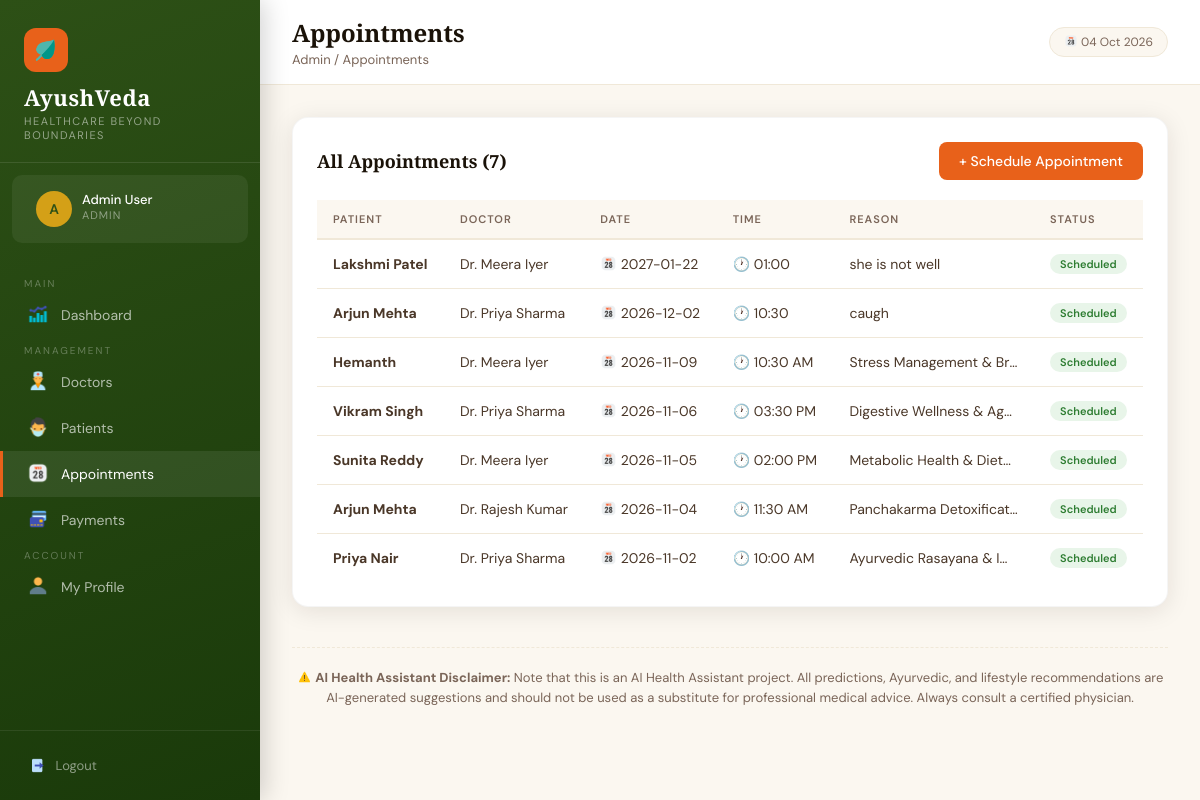
The app's page /admin/appointments (signed in) with its own data.
### tables this page shows
CREATE TABLE appointments (
            id INTEGER PRIMARY KEY AUTOINCREMENT,
            patient_id INTEGER,
            doctor_id INTEGER,
            appointment_date DATE,
            appointment_time TEXT,
            reason TEXT,
            status TEXT DEFAULT 'Scheduled',
            created_at TIMESTAMP DEFAULT CURRENT_TIMESTAMP,
            FOREIGN KEY (patient_id) REFERENCES patients(id),
            FOREIGN KEY (doctor_id) REFERENCES doctors(id)
        );

CREATE TABLE patients (
            id INTEGER PRIMARY KEY AUTOINCREMENT,
            name TEXT NOT NULL,
            email TEXT UNIQUE NOT NULL,
            password TEXT NOT NULL,
            phone TEXT,
            age INTEGER,
            gender TEXT,
            blood_group TEXT,
            address TEXT,
            doctor_id INTEGER,
            created_at TIMESTAMP DEFAULT CURRENT_TIMESTAMP, preexisting_conditions TEXT, allergies TEXT, triage_raw_text TEXT, triage_symptoms TEXT, latitude REAL, longitude REAL, location_updated_at TIMESTAMP, share_location INTEGER DEFAULT 0,
            FOREIGN KEY (doctor_id) REFERENCES doctors(id)
        );

CREATE TABLE doctors (
            id INTEGER PRIMARY KEY AUTOINCREMENT,
            name TEXT NOT NULL,
            email TEXT UNIQUE NOT NULL,
            password TEXT NOT NULL,
            phone TEXT,
            specialization TEXT,
            qualification TEXT,
            experience INTEGER DEFAULT 0,
            created_at TIMESTAMP DEFAULT CURRENT_TIMESTAMP
        );

### app.py (the view)
@app.route('/admin/appointments')
@login_required('admin')
def admin_appointments():
    conn = get_db()
    appointments = conn.execute(
        "SELECT a.*, p.name as patient_name, d.name as doctor_name FROM appointments a JOIN patients p ON a.patient_id=p.id JOIN doctors d ON a.doctor_id=d.id ORDER BY a.appointment_date DESC"
    ).fetchall()
    conn.close()
    return render_template('admin/appointments.html', appointments=appointments)

### app.py (called while the page is built)
@app.context_processor
def inject_now():
    return {'now': datetime.now().strftime('%d %b %Y')}

def get_db():
    if os.environ.get('VERCEL') and not os.path.exists(DB_PATH):
        orig_db = os.path.join(BASE_DIR, 'ayurcare.db')
        if os.path.exists(orig_db):
            import shutil
            shutil.copyfile(orig_db, DB_PATH)
    conn = sqlite3.connect(DB_PATH)
    conn.row_factory = sqlite3.Row
    return conn

def login_required(role):
    def decorator(f):
        @wraps(f)
        def wrapper(*args, **kwargs):
            if session.get('role') != role:
                flash('Please login to continue.', 'error')
                return redirect(url_for(f'{role}_login'))
            return f(*args, **kwargs)
        return wrapper
    return decorator

### templates/admin/appointments.html (shortened to what this page needs)
{% extends 'base.html' %}
{% block page_title %}Appointments{% endblock %}
{% block breadcrumb %}Admin / Appointments{% endblock %}
{% block nav %}
<span class="nav-section-label">Main</span>
<a href="/admin/dashboard" class="nav-link"><span class="icon"><img src="/static/images/dashboard_icon.png" style="height:1.2em;width:1.2em;vertical-align:-0.2em;"></span> Dashboard</a>
<span class="nav-section-label">Management</span>
<a href="/admin/doctors" class="nav-link"><span class="icon"><img src="/static/images/doctors_icon.png" style="height:1.2em;width:1.2em;vertical-align:-0.2em;"></span> Doctors</a>
<a href="/admin/patients" class="nav-link"><span class="icon"><img src="/static/images/patients_icon.png" style="height:1.2em;width:1.2em;vertical-align:-0.2em;"></span> Patients</a>
<a href="/admin/appointments" class="nav-link active"><span class="icon"><img src="/static/images/appointments_icon.png" style="height:1.2em;width:1.2em;vertical-align:-0.2em;"></span> Appointments</a>
<a href="/admin/payments" class="nav-link"><span class="icon"><img src="/static/images/card_icon.png" style="height:1.2em;width:1.2em;vertical-align:-0.2em;"></span> Payments</a>
<span class="nav-section-label">Account</span>
<a href="/admin/profile" class="nav-link"><span class="icon"><img src="/static/images/profile_icon.png" style="height:1.2em;width:1.2em;vertical-align:-0.2em;"></span> My Profile</a>
{% endblock %}
{% block content %}
<div class="card">
    <div class="card-header">
        <h3 class="card-title">All Appointments ({{ appointments|length }})</h3>
        <a href="/admin/appointments/add" class="btn btn-primary">+ Schedule Appointment</a>
    </div>
    <div class="table-wrap">
        <table>
            <thead><tr><th>Patient</th><th>Doctor</th><th>Date</th><th>Time</th><th>Reason</th><th>Status</th></tr></thead>
            <tbody>
            {% for a in appointments %}
            <tr>
                <td><strong>{{ a.patient_name }}</strong></td>
                <td>{{ a.doctor_name }}</td>
                <td><img src="/static/images/appointments_icon.png" style="height:1.2em;width:1.2em;vertical-align:-0.2em;"> {{ a.appointment_date }}</td>
                <td>🕐 {{ a.appointment_time }}</td>
                <td style="max-width:200px;overflow:hidden;text-overflow:ellipsis;white-space:nowrap">{{ a.reason }}</td>
                <td>
                    {% if a.status == 'Scheduled' %}
                    <span class="badge badge-green">{{ a.status }}</span>
                    {% elif a.status == 'Completed' %}
                    <span class="badge badge-blue">{{ a.status }}</span>
                    {% else %}
                    <span class="badge badge-red">{{ a.status }}</span>
                    {% endif %}
                </td>
            </tr>
            {% else %}
            <tr><td colspan="6" style="text-align:center;padding:48px;color:#7A6558">No appointments yet. <a href="/admin/appointments/add" style="color:#E8611A">Schedule one →</a></td></tr>
            {% endfor %}
            </tbody>
        </table>
    </div>
</div>
{% endblock %}

### templates/base.html (style rules this page uses)
:root { --saffron: #E8611A; --saffron-light: #F4874B; --turmeric: #D4A017; --forest: #2D5016; --forest-mid: #4A7C22; --forest-light: #7AB648; --cream: #FBF7F0; --cream-dark: #F0E8D8; --earth: #6B4226; --earth-light: #9B6B42; --text-dark: #1A1208; --text-mid: #4A3728; --text-light: #7A6558; --white: #FFFFFF; --sidebar-w: 260px; --shadow: 0 4px 24px rgba(26, 18, 8, 0.10); --shadow-lg: 0 12px 48px rgba(26, 18, 8, 0.16); }
* { box-sizing: border-box; margin: 0; padding: 0; }
body { font-family: 'DM Sans', sans-serif; background: var(--cream); color: var(--text-dark); min-height: 100vh; }
h1, h2, h3, h4 { font-family: 'Cormorant Garamond', serif; }
.nav-section-label { color: rgba(255, 255, 255, 0.3); font-size: 10px; text-transform: uppercase; letter-spacing: 2px; padding: 12px 24px 6px; font-family: 'DM Sans', sans-serif; }
.nav-link { display: flex; align-items: center; gap: 12px; padding: 11px 24px; color: rgba(255, 255, 255, 0.65); text-decoration: none; font-size: 14px; transition: all 0.2s; border-left: 3px solid transparent; position: relative; }
.nav-link:hover, .nav-link.active { color: #fff; background: rgba(255, 255, 255, 0.08); border-left-color: var(--saffron); }
.nav-link .icon { font-size: 18px; width: 22px; text-align: center; }
.card { background: var(--white); border-radius: 16px; padding: 24px; box-shadow: var(--shadow); border: 1px solid rgba(0, 0, 0, 0.04); }
.card-header { display: flex; align-items: center; justify-content: space-between; margin-bottom: 20px; }
.card-title { font-size: 18px; color: var(--text-dark); font-weight: 600; }
.table-wrap { overflow-x: auto; }
table { width: 100%; border-collapse: collapse; }
th { text-align: left; padding: 12px 16px; font-size: 11px; text-transform: uppercase; letter-spacing: 1px; color: var(--text-light); border-bottom: 2px solid var(--cream-dark); font-weight: 600; background: var(--cream); }
td { padding: 14px 16px; font-size: 14px; border-bottom: 1px solid var(--cream-dark); color: var(--text-mid); }
tr:last-child td { border-bottom: none; }
.btn { display: inline-flex; align-items: center; gap: 8px; padding: 10px 20px; border-radius: 8px; font-size: 14px; font-weight: 500; cursor: pointer; text-decoration: none; border: none; transition: all 0.2s; font-family: 'DM Sans', sans-serif; }
.btn-primary { background: var(--saffron); color: #fff; }
.badge { display: inline-block; padding: 3px 10px; border-radius: 20px; font-size: 11px; font-weight: 600; }
.badge-green { background: #E8F5E9; color: #2E7D32; }

### records on screen
appointments: patient_name "Lakshmi Patel", doctor_name "Dr. Meera Iyer", appointment_date "2027-01-22", appointment_time "01:00", reason "she is not well", status "Scheduled"
appointments: patient_name "Arjun Mehta", doctor_name "Dr. Priya Sharma", appointment_date "2026-12-02", appointment_time "10:30", reason "caugh", status "Scheduled"
appointments: patient_name "Hemanth", doctor_name "Dr. Meera Iyer", appointment_date "2026-11-09", appointment_time "10:30 AM", reason "Stress Management & Br…", status "Scheduled"
appointments: patient_name "Vikram Singh", doctor_name "Dr. Priya Sharma", appointment_date "2026-11-06", appointment_time "03:30 PM", reason "Digestive Wellness & Ag…", status "Scheduled"
appointments: patient_name "Sunita Reddy", doctor_name "Dr. Meera Iyer", appointment_date "2026-11-05", appointment_time "02:00 PM", reason "Metabolic Health & Diet…", status "Scheduled"
appointments: patient_name "Arjun Mehta", doctor_name "Dr. Rajesh Kumar", appointment_date "2026-11-04", appointment_time "11:30 AM", reason "Panchakarma Detoxificat…", status "Scheduled"
appointments: patient_name "Priya Nair", doctor_name "Dr. Priya Sharma", appointment_date "2026-11-02", appointment_time "10:00 AM", reason "Ayurvedic Rasayana & I…", status "Scheduled"

### other values on screen
{{ session.user_name[0].upper() }} "A"
{{ session.user_name }} "Admin User"
{{ session.role|capitalize }} "ADMIN"
{{ appointments|length }} "7"
